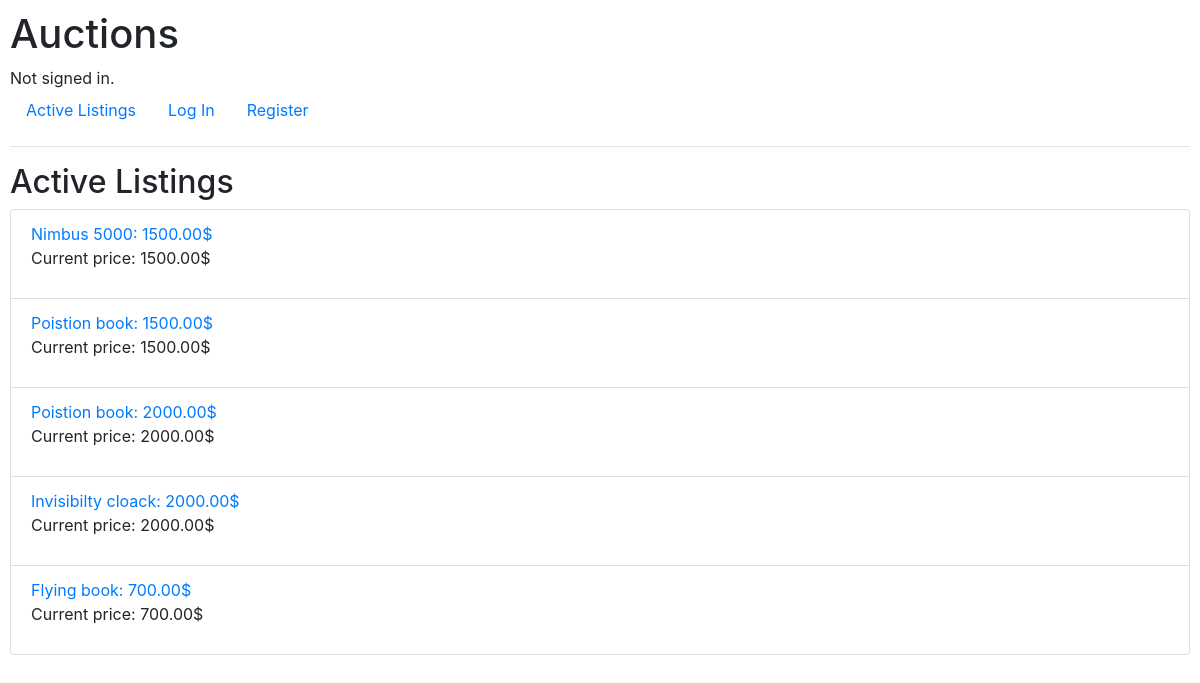
The app's page /, older data.
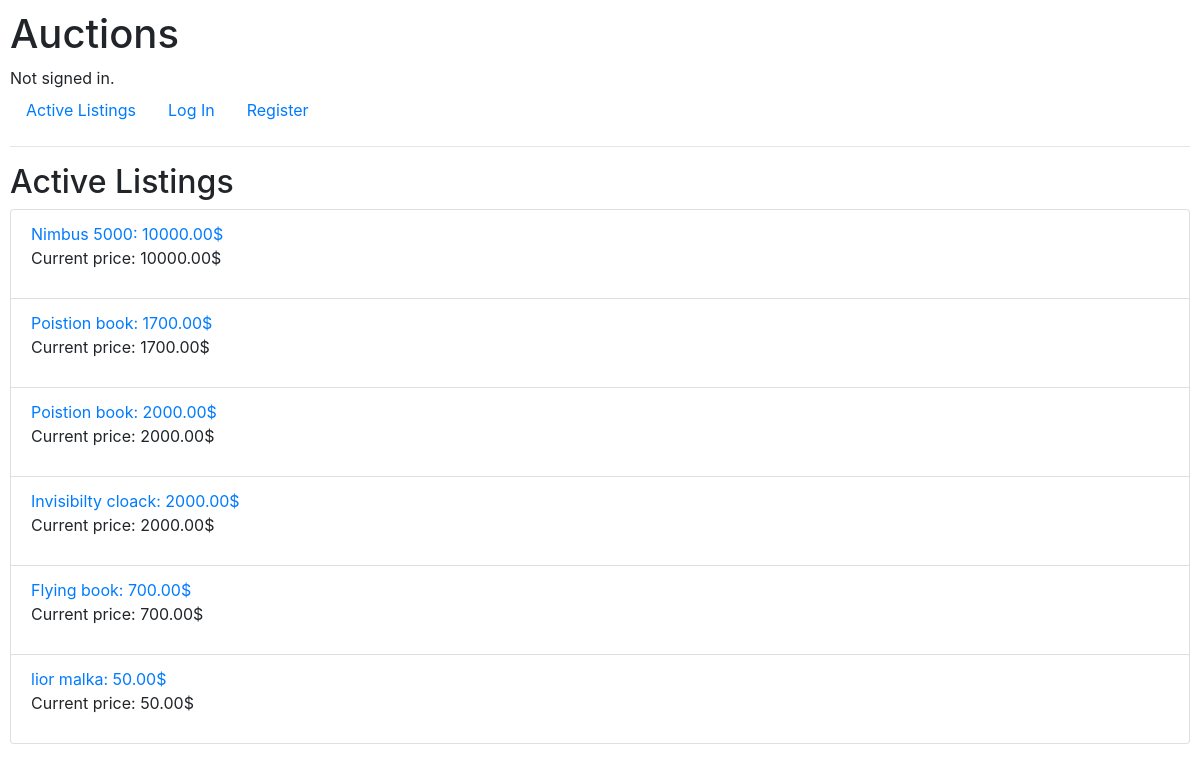
The same page, newer data.
### auctions/models.py (models this page shows)
class Auction(models.Model):
    user = models.ForeignKey(
        User, on_delete=models.CASCADE, related_name="user_auctions"
    )
    item = models.ForeignKey(
        Item, on_delete=models.CASCADE, related_name="item_auctions"
    )
    price = models.DecimalField(max_digits=20, decimal_places=2)
    is_closed = models.BooleanField(default=False)
    def __str__(self):
        return f"{self.item}: {self.price}$"

class Item(models.Model):
    name = models.CharField(max_length=30, unique=True)
    description = models.CharField(max_length=120)
    def __str__(self):
        return f"{self.name}"

### auctions/views.py (the view)
# urls.py: path("", views.index, name="index"),
def index(request):
    return render(request, "auctions/index.html", {"auctions": Auction.objects.all()})

### auctions/templates/auctions/index.html
{% extends 'auctions/layout.html' %}
{% block body %}
  <h2>Active Listings</h2>
  <ol class="list-group">
    {% for auction in auctions %}
      <li class="list-group-item">
        <div>
          <a href="{% url 'auction_item' auction.id %}">{{ auction }}</a>
          <br />
          <p>Current price: {{ auction.price }}$</p>
        </div>
      </li>
    {% endfor %}
  </ol>
{% endblock %}

Row changes from the older to the newer data that the page shows:
changed Auction: item+price "Nimbus 5000: 1500.00$" → "Nimbus 5000: 10000.00$"; price "1500.00" → "10000.00"
changed Auction: item+price "Poistion book: 1500.00$" → "Poistion book: 1700.00$"; price "1500.00" → "1700.00"
added Auction: item+price "lior malka: 50.00$", price "50.00"
